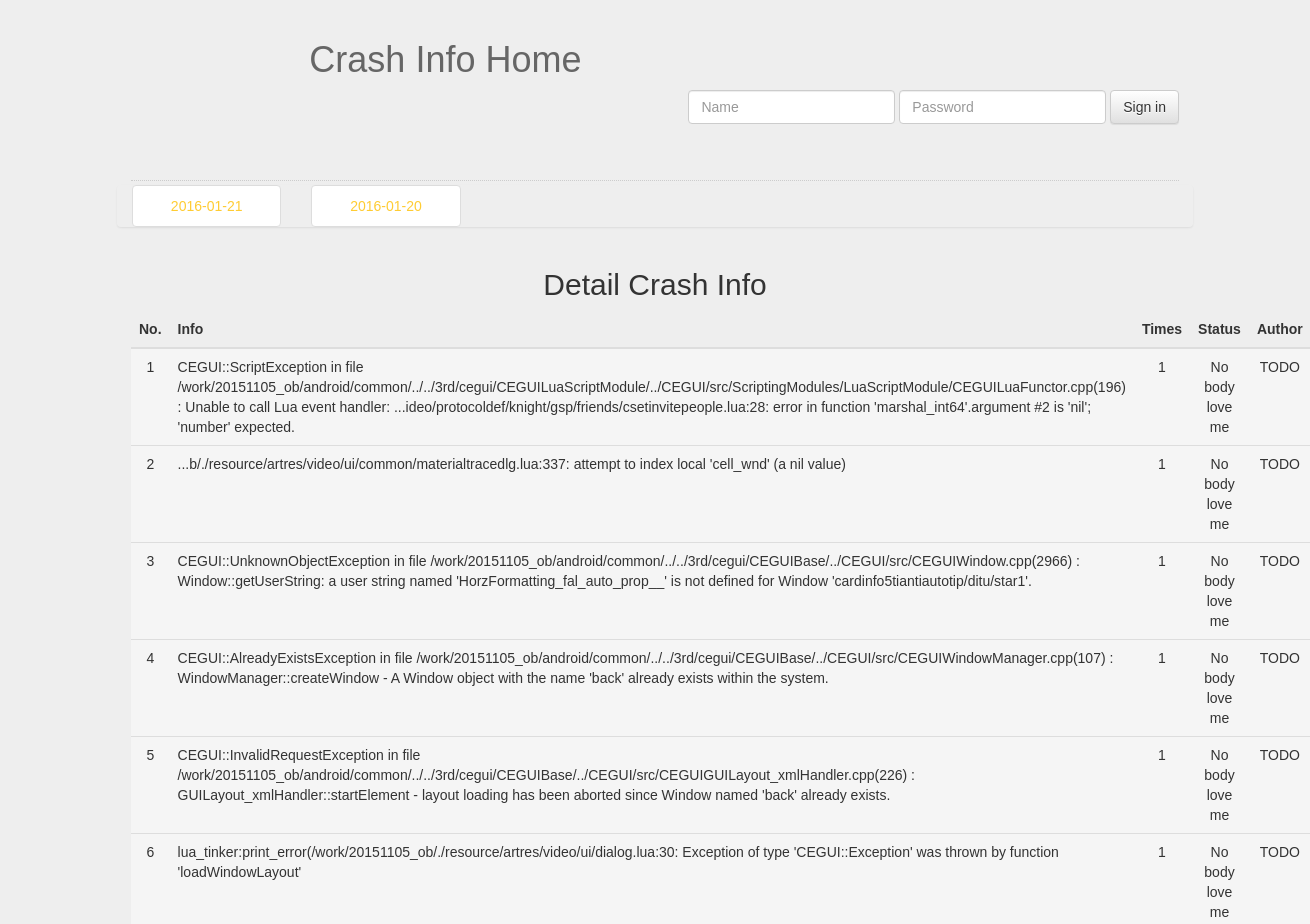
Before: /history_detail/2016-01-22 (upper part) with the older database file.
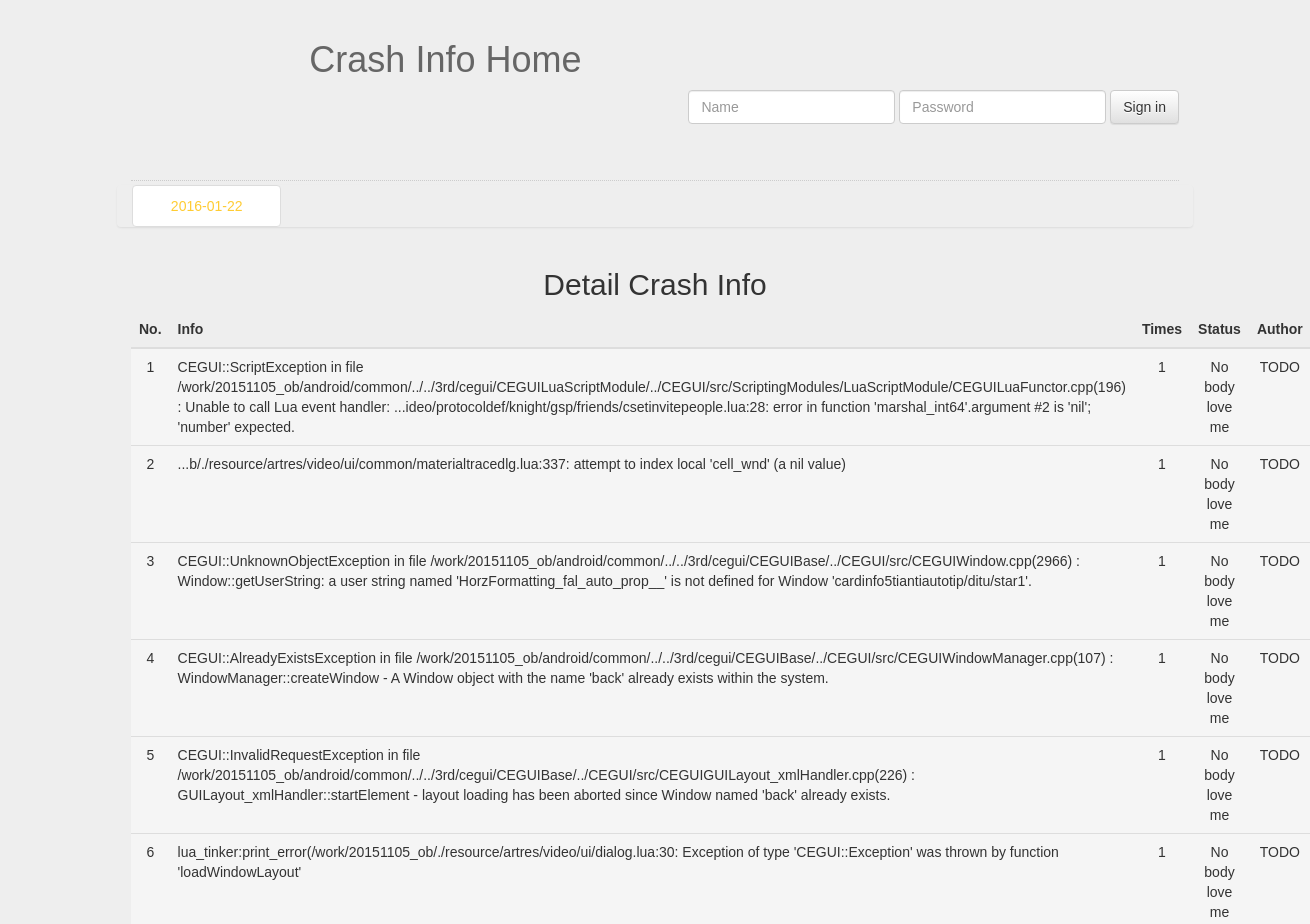
After: the same page with the newer database file.
### tables this page shows
CREATE TABLE all_db_info(
    id integer primary key autoincrement,
    dbdate integer not null,
    dbname string not null,
    create_time string 
);

### main.py (the view)
@app.route('/history_detail/<date>', methods=['GET'])
def history_detail(date):
    db = get_db_inst_of_day(date)
    rows = db.get_crash_data()
    if not rows:
        flash("No data of the day( %s )" % date)
        return redirect(url_for('history'))
    days = [dict(date=r[1]) for r in db_handler.get_all() if r[1] != get_today_date()]
    data = [dict(id=r[0], info=r[2], times=r[3], status=r[4], author=r[5])
            for r in rows]
    return render_template('history.html', days=days, data=data)

### db_utils.py (called while the page is built)
    def _check_table_exist(self,tb_name=''):
        conn = sqlite3.connect(self.dbname)
        cur = conn.cursor()
        tables = cur.execute("SELECT tbl_name FROM sqlite_master WHERE type = 'table'").fetchall()
        conn.close()
        if tb_name in [t[0] for t in tables]:
            print "%s in tables" % tb_name
            return True
        print "%s  not in tables" % tb_name
        return False

    def get_crash_data(self):
        if not self._check_table_exist('crash_info'):
            return None
        conn = sqlite3.connect(self.dbname)
        cur = conn.cursor()
        rows = cur.execute("select * from crash_info").fetchall()
        conn.close()
        return rows

### models.py (called while the page is built)
    def get_all(self):
        conn = sqlite3.connect(self.db_name)
        cur = conn.cursor()
        rows = cur.execute("select dbname, create_time from all_db_info order by dbdate desc").fetchall()
        cur.close()
        conn.close()
        return rows

### utils.py (called while the page is built)
def get_db_inst_of_day(date):
    return DB_model(date)

def get_today_date():
    return time.strftime('%Y-%m-%d', time.localtime(time.time()))

### templates/history.html
{% extends 'layout.html' %}
{% block list %}
{% if days %}
<div class="list">
    <div class="row list-group" style="margin-top:3px;">
        {% for d in days %}
        <div class="col-xs-2">
            <a class="list-group-item" href="{{ url_for('history_detail',date=d.date) }}" style='color:onion'> {{ d.date }} </a>
        </div>
        {% endfor %}
    </div>
</div>
{% endif %}
{% endblock %}
{% block detail %}
<div class='content'>
    {% if data %}
    <h2> Detail Crash Info </h2>
    <table class='table table-hover'>
        <thead>
            <tr>
                <th>No.</th>
                <th>Info</th>
                <th>Times</th>
                <th>Status</th>
                <th>Author</th>
            </tr>
        </thead>
        <tbody>
            {% for item in data %}
            <tr class= {% if item.status == 0 %}    "active"
                       {% elif item.status == 1 %}  "warning"
                       {% elif item.status == 2 %}  "success"
                       {% endif %} >
               <td> {{ item.id }} </td>
               {% autoescape false %}
               <td class="crash-text"> {{ item.info }} </td>
               {% endautoescape %}
               <td> {{ item.times }} </td>
               <td> {{ item.author }} </td>
               {% if item.status == 0 %}
               <td>TODO</td>
               {% elif item.status == 1 %}
               <td>DOING</td>
               {% elif item.status == 2 %}
               <td>DONE</td>
               {% endif %}
            </tr>
            {% endfor %}
        </tbody>
    </table>
    {% endif %}
</div>
{% endblock %}

### templates/layout.html (shortened to what this page needs)
<!DOCTYPE html>
<html lang='en'>
    <head>
        <link href="{{ url_for('static',filename='css/bootstrap.min.css') }}" rel="stylesheet">
        <link href="{{ url_for('static',filename='css/bootstrap-theme.min.css') }}" rel="stylesheet">
        <link href="{{ url_for('static',filename='css/style.css') }}" rel="stylesheet">
    </head>
    <body>
        <div class="page-header">
            <div class="info">
                <h1>Crash Info Home</h1>
            </div>
            {% if not session.login_in %}
            <div class="login">
                <form  class="form-inline" action="{{ url_for('login') }}" method="post">
                    <div class="form-group">
                        <input type="text" class="form-control" name="username" placeholder="Name">
                    </div>
                    <div class="form-group">
                        <input type="password" class="form-control" name="password" placeholder="Password">
                    </div>
                    <button type="submit" class="btn btn-default">Sign in</button>
                </form>
            </div>
            {% else %}
            <div class="nav-login">
                <a href="{{ url_for('logout') }}"> Sign Out </a>
            </div>
            {% endif %}
        </div>
        {% block list %}
        {% endblock %}
        {% block detail %}
        {% endblock %}
    </body>
</html>

### static/css/style.css (style rules this page uses)
body { margin:0 auto; padding: 0 auto; width:80%; font-family: sans-serif; background: #eee; }
a { text-decoration:none; }
a:link { color: #FFCC33; }
table { text-align:center; }
table .crash-text { text-align:left; }
.page-header .info { width:60%; text-align:center; font-size:20px;color:#666; }
.content h2 { text-align:center; }
.login { text-align:center; float:right }
.list { border-top:1px dotted #ccc;padding:1px; margin-top: 80px; text-align:center; }

Changed rows visible on the page:
removed all_db_info: date "2016-01-21"
changed all_db_info: date "2016-01-20" → "2016-01-22"
